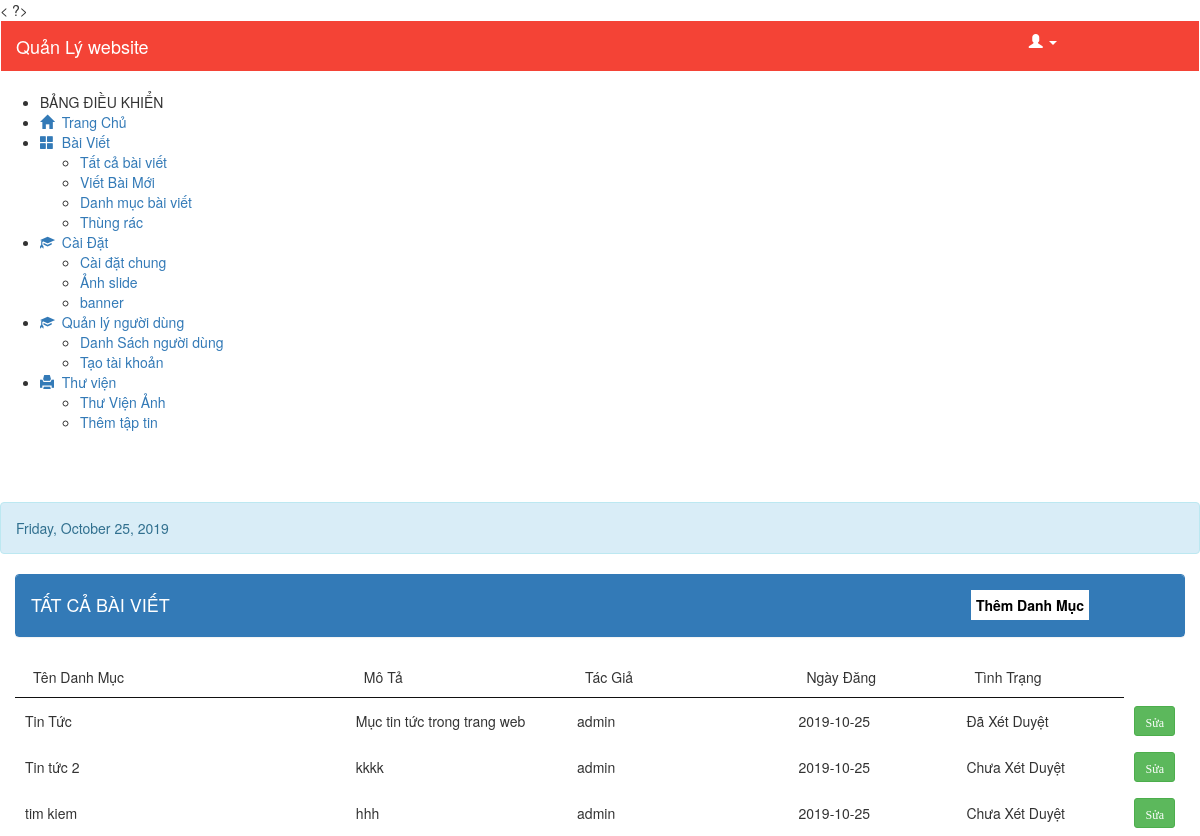
Screenshot of /danh-muc-bai-viet.php (signed in) with the database file from the repository.
### tables this page shows
CREATE TABLE `danhmuc` (
  `iddanhmuc` int(10) NOT NULL,
  `tendanhmuc` varchar(300) NOT NULL,
  `mota` varchar(250) NOT NULL,
  `iddangnhap` int(1) NOT NULL,
  `ngaydang` date NOT NULL,
  `idtinhtrang` int(10) NOT NULL
);

CREATE TABLE `dangnhap` (
  `iddangnhap` int(10) NOT NULL,
  `tendangnhap` varchar(300) NOT NULL,
  `matkhau` varchar(300) NOT NULL,
  `hoten` varchar(300) NOT NULL,
  `diachi` varchar(300) NOT NULL,
  `kichhoat` varchar(50) NOT NULL,
  `ngaylap` date NOT NULL,
  `idphanquyen` int(10) NOT NULL
);

CREATE TABLE `tinhtrang` (
  `idtinhtrang` int(10) NOT NULL,
  `tentinhtrang` varchar(259) NOT NULL
);

### danh-muc-bai-viet.php (the view, shortened to what this page needs)
<?php include('header.php'); ?>
<link rel="stylesheet" type="text/css" href="css/style2.css">
 <section class="content">
        <div class="container-fluid">
            <div class="row clearfix">
                <div class="col-lg-12 col-md-12 col-sm-12 col-xs-12">
                    <div class="card">
                        <div class = "panel panel-primary">
                            <div class = "panel-heading">
                                <h4>TẤT CẢ BÀI VIẾT</h4>
                                <a href="them-danh-muc.php">
                                    <input type="button" value="Thêm Danh Mục" class="print btn-default" style="margin-right: 80px; width: auto;">
                                </a>
                            </div>
                        </div>
                        <div id="print">
                            <div class = "scroll">
                            <div class="body">
                                <table id = "example" class = "stripe" cellspacing = "0" >
                                <thead>
                                    <tr>
                                        <td width="30%">Tên Danh Mục</td>
                                        <td width="20%">Mô Tả</td>
                                        <td width="20%">Tác Giả</td>
                                        <td width="15%">Ngày Đăng</td>
                                        <td width="15%">Tình Trạng</td>
                                    </tr>
                                </thead>
                                <tbody>
                                  <?php
                                    include('connect.php');
                                    $display = $con->prepare("SELECT dangnhap.iddangnhap,dangnhap.tendangnhap,danhmuc.iddanhmuc,danhmuc.tendanhmuc,danhmuc.mota,danhmuc.iddangnhap,danhmuc.ngaydang,danhmuc.idtinhtrang,tinhtrang.idtinhtrang,tinhtrang.tentinhtrang FROM dangnhap,danhmuc,tinhtrang where dangnhap.iddangnhap=danhmuc.iddangnhap and danhmuc.idtinhtrang=tinhtrang.idtinhtrang  ORDER BY iddanhmuc ASC");
                                    $display->execute();
                                    $fetch = $display->fetchAll();
                                      foreach($fetch as $key => $row) {
                                  ?>
                                  <tr>
                                  <td><?php echo $row['tendanhmuc']; ?></td>
                                  <td><?php echo $row['mota']; ?></td>
                                  <td><?php echo $row['tendangnhap']; ?></td>
                                  <td><?php echo $row['ngaydang']; ?></td>
                                  <td><?php echo $row['tentinhtrang']; ?></td>
                                  <td>
                                    <a class="btn btn-success btn-sm" href="sua-danh-muc.php?per_id=<?php echo $row['iddanhmuc']?>">
                                      <span class = "glyphicon glyphicon-penci" aria-hidden = "true">Sửa</span>
                                    </a>
                                  </td>
                                </tr>
                                     <?php
                                     } ?>
                                </tbody>
                            </table>
                        </div>
                      </div>
                    </div>
                </div>
             </div>
         </div>
    </div>
</section>
<?php
include("script.php");
?>
        </body>
</html>

### header.php (shortened to what this page needs)
<!DOCTYPE html>
<html>
<head>
    <link href="css/bootstrap.css" rel="stylesheet">
    <link href="plugins/css/jquery.dataTables.min.css" rel="stylesheet">
    <link href="css/style.css" rel="stylesheet">
    <link href="css/style1.css" rel="stylesheet">
    <link href="assets/css/style.css" rel="stylesheet">
</head>
?> ?>
<body class="theme-red">
    <nav class="navbar">
        <div class="container-fluid" style="background-color:#f44336;">
            <div class="navbar-header">
                <a class="navbar-brand" href="home.php" style="color: #fff;">Quản Lý website</a>
                <ul class = "nav navbar-right">
                <li class = "dropdown">
                    <a class = "user dropdown-toggle" data-toggle = "dropdown" href = "#" style="color: #fff;">
                        <span class = "glyphicon glyphicon-user" style="color: #fff;"></span>
                        <b class = "caret"></b>
                    </a>
                </li>
            </ul>
            </div>
        </div>
    </nav>
    <section>
        <aside id="leftsidebar" class="sidebar">
            <div class="menu">
                <ul class="list">
                    <li class="header">BẢNG ĐIỀU KHIỂN</li>
                    <li>
                        <a href="home.php">
                            <i class="glyphicon glyphicon-home"></i>&nbsp;&nbsp;Trang Chủ
                        </a>
                    </li>
                    <li>
                        <a href="javascript:void(0);" class="menu-toggle">
                            <i class="glyphicon glyphicon-th-large"></i>&nbsp;&nbsp;Bài Viết
                        </a>
                        <ul class="ml-menu">
                            <li>
                                <a href="tat-ca-bai-viet.php">Tất cả bài viết</a>
                            </li>
                            <li>
                                <a href="viet-bai-moi.php">Viết Bài Mới</a>
                            </li>
                            <li>
                                <a href="danh-muc-bai-viet.php">Danh mục bài viết</a>
                            </li>
                             <li>
                                <a href="thung-rac.php">Thùng rác</a>
                            </li>
                        </ul>
                    </li>
                    <li>
                        <a href="javascript:void(0);" class="menu-toggle">
                            <i class="glyphicon glyphicon-education"></i>&nbsp;&nbsp;Cài Đặt
                        </a>
                              <ul class="ml-menu">
                            <li>
                                <a href="cai-dat-chung.php">Cài đặt chung</a>
                            </li>
                            <li>
                                <a href="anh-slide.php">Ảnh slide</a>
                            </li>
                            <li>
                                <a href="banner.php">banner</a>
                            </li>
                        </ul>
                    </li>
                       <li>
                        <a href="javascript:void(0);" class="menu-toggle">
                            <i class="glyphicon glyphicon-education"></i>&nbsp;&nbsp;Quản lý người dùng
                        </a>
                              <ul class="ml-menu">
                            <li>
                                <a href="danh-sach-nguoi-dung.php">Danh Sách người dùng</a>
                            </li>
                            <li>
                                <a href="tao-tai-khoan.php">Tạo tài khoản</a>
                            </li>
                        </ul>
                    </li>
                    <li>
                        <a href="javascript:void(0);" class="menu-toggle">
                            <i class="glyphicon glyphicon-print"></i>&nbsp;&nbsp;Thư viện
                        </a>
                        <ul class="ml-menu">
                             <li>
                                <a href="thu-vien.php">
                                    Thư Viện Ảnh
                                </a>
                            </li>
                      <li>
                                <a href="them-hinh-anh.php">
                                    Thêm tập tin
                                </a>
                            </li>
                        </ul>
                    </li>
                </ul><br><br><br>
                <div class="dtime">
                    <div class="alert alert-info">
                        <?php
                        $today = date('y:m:d');
                        $new = date('l, F d, Y', strtotime($today));
                        echo $new;
                        ?>
                    </div>
                 </div>
            </div>
        </aside>
    </section>

### script.php (shortened to what this page needs)
</body>
</html>

### TONDUCTHANG_New/BaiTapLon/admin/assets/css/style.css (style rules this page uses)
.print { float: right; border: 1px solid #4caf50; padding: 2px 10px 2px 10px; text-decoration: none; color: #000; background-color: #f44336; }
.scroll { overflow-x: scroll; }

### TONDUCTHANG_New/BaiTapLon/admin/css/style1.css (style rules this page uses)
.navbar-brand { color: #fff !important; }
a .print { float:right; margin-top: -35px; background-color: #fff; padding: 5px; color: #000; border: none; width: 50px; font-weight: bold; }

### TONDUCTHANG_New/BaiTapLon/admin/css/style2.css (style rules this page uses)
.navbar-brand { color: #fff !important; }

### header.php (style rules this page uses)
.navbar-right { margin-left: 850px; }

### rows the page displays
danhmuc: tendanhmuc "Tin Tức", mota "Mục tin tức trong trang web", iddangnhap.tendangnhap "admin", ngaydang "2019-10-25", idtinhtrang.tentinhtrang "Đã Xét Duyệt"
danhmuc: tendanhmuc "Tin tức 2", mota "kkkk", iddangnhap.tendangnhap "admin", ngaydang "2019-10-25", idtinhtrang.tentinhtrang "Chưa Xét Duyệt"
danhmuc: tendanhmuc "tim kiem", mota "hhh", iddangnhap.tendangnhap "admin", ngaydang "2019-10-25", idtinhtrang.tentinhtrang "Chưa Xét Duyệt"
